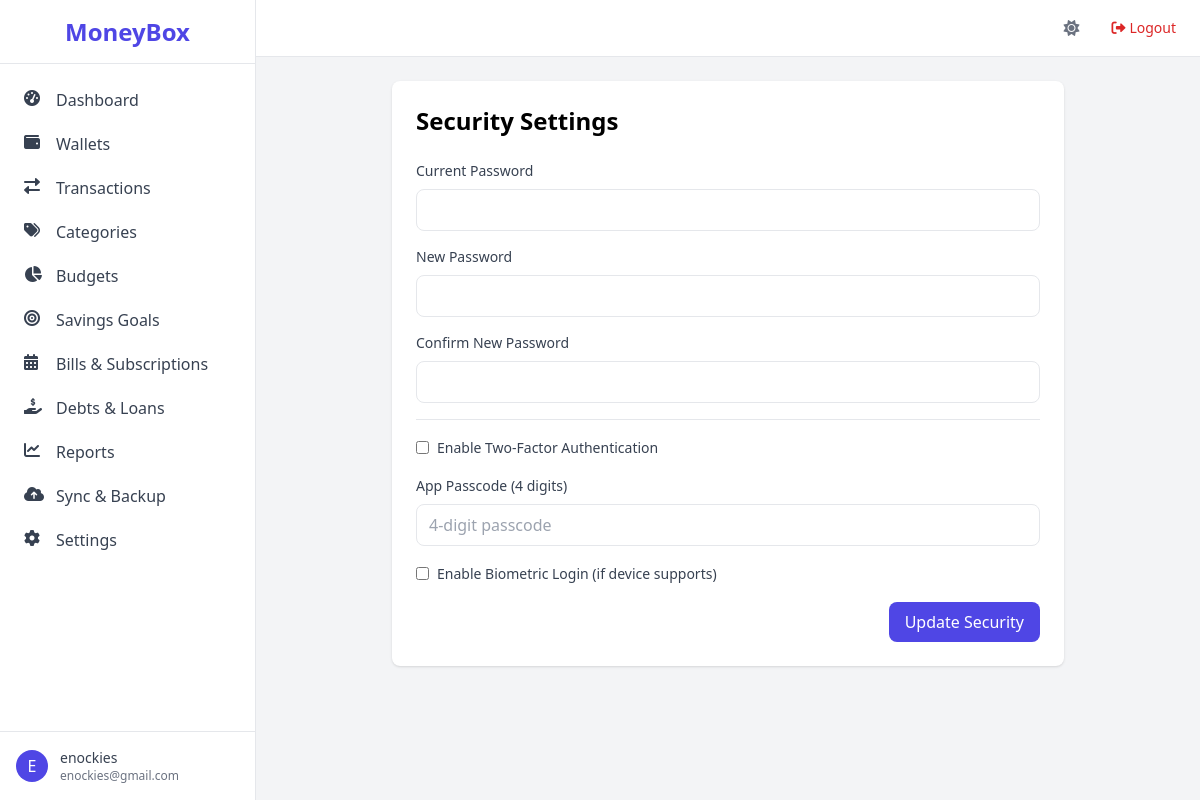
/settings/security (signed in), run on the app's committed database.
### app/models.py (models this page shows, shortened)
class User(UserMixin, db.Model):
    id = db.Column(db.Integer, primary_key=True)
    username = db.Column(db.String(64), unique=True, nullable=False)
    email = db.Column(db.String(120), unique=True, nullable=False)
    password_hash = db.Column(db.String(128))
    created_at = db.Column(db.DateTime, default=datetime.utcnow)
    is_active = db.Column(db.Boolean, default=True)
    email_verified = db.Column(db.Boolean, default=False)
    email_verification_token = db.Column(db.String(100))
    two_factor_enabled = db.Column(db.Boolean, default=False)
    two_factor_secret = db.Column(db.String(32))
    passcode = db.Column(db.String(128))
    biometric_enabled = db.Column(db.Boolean, default=False)
    is_admin = db.Column(db.Boolean, default=False)
    biometric_enabled = db.Column(db.Boolean, default=False)
    is_admin = db.Column(db.Boolean, default=False)
    health_score = db.Column(db.Integer, default=0)
    health_score_updated_at = db.Column(db.DateTime)
    preferences = db.relationship('UserPreference', uselist=False, backref='user', cascade='all, delete-orphan')
    devices = db.relationship('UserDevice', backref='user', lazy='dynamic', cascade='all, delete-orphan')
    wallets = db.relationship('Wallet', backref='user', lazy='dynamic', cascade='all, delete-orphan')
    categories = db.relationship('Category', backref='user', lazy='dynamic', cascade='all, delete-orphan')
    transactions = db.relationship('Transaction', backref='user', lazy='dynamic', cascade='all, delete-orphan')
    budgets = db.relationship('Budget', backref='user', lazy='dynamic', cascade='all, delete-orphan')
    savings_goals = db.relationship('SavingsGoal', backref='user', lazy='dynamic', cascade='all, delete-orphan')
    bills = db.relationship('Bill', backref='user', lazy='dynamic', cascade='all, delete-orphan')
    debts = db.relationship('Debt', backref='user', lazy='dynamic', cascade='all, delete-orphan')
    loans = db.relationship('Loan', backref='user', lazy='dynamic', cascade='all, delete-orphan')
    recurring_transactions = db.relationship('RecurringTransaction', backref='user', lazy='dynamic', cascade='all, delete-orphan')
    shared_wallets = db.relationship('SharedWallet', foreign_keys='SharedWallet.user_id', backref='owner_user', lazy='dynamic')
    shared_with_me = db.relationship('SharedWallet', foreign_keys='SharedWallet.shared_with_user_id', backref='shared_user', lazy='dynamic')
    backup_tokens = db.relationship('BackupToken', backref='user', lazy='dynamic', cascade='all, delete-orphan')
    login_history = db.relationship('LoginHistory', backref='user', lazy='dynamic', cascade='all, delete-orphan')

### app/routes/settings.py (the view, shortened to what this page needs)
@bp.route('/security', methods=['GET', 'POST'])
@login_required
def security():
    form = SecurityForm()
    return render_template('settings/security.html', form=form)

### app/forms.py
class SecurityForm(FlaskForm):
    current_password = PasswordField('Current Password', validators=[DataRequired()])
    new_password = PasswordField('New Password', validators=[Optional(), Length(min=6)])
    confirm_password = PasswordField('Confirm New Password', validators=[EqualTo('new_password')])
    two_factor = BooleanField('Enable Two-Factor Authentication')
    passcode = PasswordField('App Passcode (4 digits)', validators=[Optional(), Length(min=4, max=4)])
    biometric = BooleanField('Enable Biometric Login (if device supports)')

### app/models.py (called while the page is built)
@login_manager.user_loader
def load_user(user_id):
    return User.query.get(int(user_id))

### app/templates/settings/security.html (shortened to what this page needs)
{% extends "base.html" %}
{% block content %}
<div class="bg-white rounded-lg shadow p-6 max-w-2xl mx-auto">
    <h2 class="text-2xl font-semibold mb-6">Security Settings</h2>
    <form method="post">
        <div class="mb-4">
            {{ form.current_password.label(class="block text-sm font-medium text-gray-700 mb-2") }}
            {{ form.current_password(class="border rounded-lg px-3 py-2 w-full", type="password") }}
        </div>
        <div class="mb-4">
            {{ form.new_password.label(class="block text-sm font-medium text-gray-700 mb-2") }}
            {{ form.new_password(class="border rounded-lg px-3 py-2 w-full", type="password") }}
        </div>
        <div class="mb-4">
            {{ form.confirm_password.label(class="block text-sm font-medium text-gray-700 mb-2") }}
            {{ form.confirm_password(class="border rounded-lg px-3 py-2 w-full", type="password") }}
        </div>
        <hr class="my-4">
        <div class="mb-4">
            <label class="inline-flex items-center">
                {{ form.two_factor(class="form-checkbox text-indigo-600") }}
                <span class="ml-2 text-sm text-gray-700">{{ form.two_factor.label }}</span>
            </label>
        </div>
        <div class="mb-4">
            {{ form.passcode.label(class="block text-sm font-medium text-gray-700 mb-2") }}
            {{ form.passcode(class="border rounded-lg px-3 py-2 w-full", placeholder="4-digit passcode") }}
        </div>
        <div class="mb-4">
            <label class="inline-flex items-center">
                {{ form.biometric(class="form-checkbox text-indigo-600") }}
                <span class="ml-2 text-sm text-gray-700">{{ form.biometric.label }}</span>
            </label>
        </div>
        <div class="flex justify-end">
            <button type="submit" class="px-4 py-2 bg-indigo-600 text-white rounded-lg hover:bg-indigo-700">Update Security</button>
        </div>
    </form>
</div>
{% endblock %}

### app/templates/base.html (shortened to what this page needs)
<!DOCTYPE html>
<html lang="en">
<head>
    <script src="https://cdn.tailwindcss.com"></script>
    <link rel="stylesheet" href="https://cdnjs.cloudflare.com/ajax/libs/font-awesome/6.0.0-beta3/css/all.min.css">
</head>
<body class="bg-gray-100 font-sans antialiased" x-data="{ sidebarOpen: false }">
    <div class="flex h-screen bg-gray-100">
        <aside class="hidden md:flex md:flex-shrink-0">
            <div class="flex flex-col w-64 bg-white border-r border-gray-200">
                <div class="flex items-center justify-center h-16 border-b border-gray-200">
                    <span class="text-2xl font-bold text-indigo-600">MoneyBox</span>
                </div>
                <nav class="flex-1 overflow-y-auto py-4">
                    <ul class="space-y-1">
                        <li>
                            <a href="{{ url_for('main.dashboard') }}" class="flex items-center px-4 py-2 text-gray-700 hover:bg-indigo-50 hover:text-indigo-600 rounded-lg mx-2">
                                <i class="fas fa-tachometer-alt w-5 h-5 mr-3"></i>Dashboard
                            </a>
                        </li>
                        <li>
                            <a href="{{ url_for('wallets.list_wallets') }}" class="flex items-center px-4 py-2 text-gray-700 hover:bg-indigo-50 hover:text-indigo-600 rounded-lg mx-2">
                                <i class="fas fa-wallet w-5 h-5 mr-3"></i>Wallets
                            </a>
                        </li>
                        <li>
                            <a href="{{ url_for('transactions.list_transactions') }}" class="flex items-center px-4 py-2 text-gray-700 hover:bg-indigo-50 hover:text-indigo-600 rounded-lg mx-2">
                                <i class="fas fa-exchange-alt w-5 h-5 mr-3"></i>Transactions
                            </a>
                        </li>
                        <li>
                            <a href="{{ url_for('categories.list_categories') }}" class="flex items-center px-4 py-2 text-gray-700 hover:bg-indigo-50 hover:text-indigo-600 rounded-lg mx-2">
                                <i class="fas fa-tags w-5 h-5 mr-3"></i>Categories
                            </a>
                        </li>
                        <li>
                            <a href="{{ url_for('budgets.list_budgets') }}" class="flex items-center px-4 py-2 text-gray-700 hover:bg-indigo-50 hover:text-indigo-600 rounded-lg mx-2">
                                <i class="fas fa-chart-pie w-5 h-5 mr-3"></i>Budgets
                            </a>
                        </li>
                        <li>
                            <a href="{{ url_for('savings.list_goals') }}" class="flex items-center px-4 py-2 text-gray-700 hover:bg-indigo-50 hover:text-indigo-600 rounded-lg mx-2">
                                <i class="fas fa-bullseye w-5 h-5 mr-3"></i>Savings Goals
                            </a>
                        </li>
                        <li>
                            <a href="{{ url_for('bills.list_bills') }}" class="flex items-center px-4 py-2 text-gray-700 hover:bg-indigo-50 hover:text-indigo-600 rounded-lg mx-2">
                                <i class="fas fa-calendar-alt w-5 h-5 mr-3"></i>Bills & Subscriptions
                            </a>
                        </li>
                        <li>
                            <a href="{{ url_for('debts.list_debts') }}" class="flex items-center px-4 py-2 text-gray-700 hover:bg-indigo-50 hover:text-indigo-600 rounded-lg mx-2">
                                <i class="fas fa-hand-holding-usd w-5 h-5 mr-3"></i>Debts & Loans
                            </a>
                        </li>
                        <li>
                            <a href="{{ url_for('reports.reports') }}" class="flex items-center px-4 py-2 text-gray-700 hover:bg-indigo-50 hover:text-indigo-600 rounded-lg mx-2">
                                <i class="fas fa-chart-line w-5 h-5 mr-3"></i>Reports
                            </a>
                        </li>
                        <li>
                            <a href="{{ url_for('sync.sync_dashboard') }}" class="flex items-center px-4 py-2 text-gray-700 hover:bg-indigo-50 hover:text-indigo-600 rounded-lg mx-2">
                                <i class="fas fa-cloud-upload-alt w-5 h-5 mr-3"></i>Sync & Backup
                            </a>
                        </li>
                        <li>
                            <a href="{{ url_for('settings.profile') }}" class="flex items-center px-4 py-2 text-gray-700 hover:bg-indigo-50 hover:text-indigo-600 rounded-lg mx-2">
                                <i class="fas fa-cog w-5 h-5 mr-3"></i>Settings
                            </a>
                        </li>
                    </ul>
                </nav>
                <div class="border-t border-gray-200 p-4">
                    <div class="flex items-center">
                        <div class="flex-shrink-0">
                            <span class="inline-block h-8 w-8 rounded-full bg-indigo-600 text-white flex items-center justify-center">{{ current_user.username[0]|upper }}</span>
                        </div>
                        <div class="ml-3">
                            <p class="text-sm font-medium text-gray-700">{{ current_user.username }}</p>
                            <p class="text-xs text-gray-500">{{ current_user.email }}</p>
                        </div>
                    </div>
                </div>
            </div>
        </aside>
        <div class="flex-1 flex flex-col overflow-hidden">
            <header class="bg-white border-b border-gray-200 py-4 px-6 flex items-center justify-between">
                <div class="flex-1 flex justify-end items-center space-x-4">
                    <button id="theme-toggle" class="text-gray-500 focus:outline-none">
                        <i class="fas fa-sun" id="theme-icon"></i>
                    </button>
                    <a href="{{ url_for('auth.logout') }}" class="text-sm text-red-600 hover:text-red-800"><i class="fas fa-sign-out-alt mr-1"></i>Logout</a>
                </div>
            </header>
            <main class="flex-1 overflow-y-auto p-6">
                {% block content %}{% endblock %}
            </main>
        </div>
    </div>
</body>
</html>

### data on the page
User: username "E", username "enockies", email "enockies@gmail.com"
